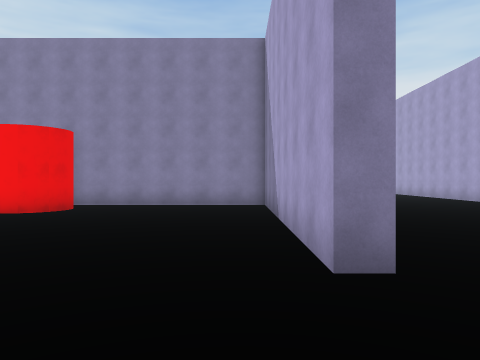
[1] (above)

12 first-person views from a walk through a Unity game level. The camera is 1.5 m above the floor, looks level and sees 70° across. The floor is counted in squares, 2 m on a side. Each view is taken from the middle of a square. On the plan, view 1 faces up. The plan holds only what a view shows up to about 11 squares ahead; the rest is blank. The place goes on beyond the plan. The player is left out. Surface patterns are stand-ins for the level's own textures.

[2]
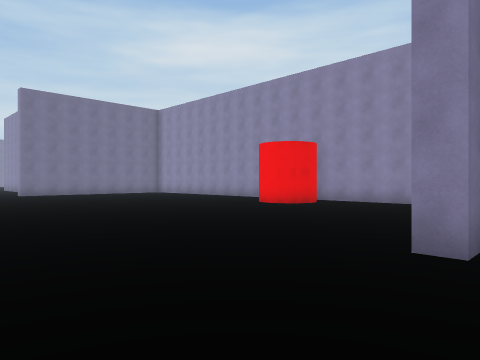

[3]
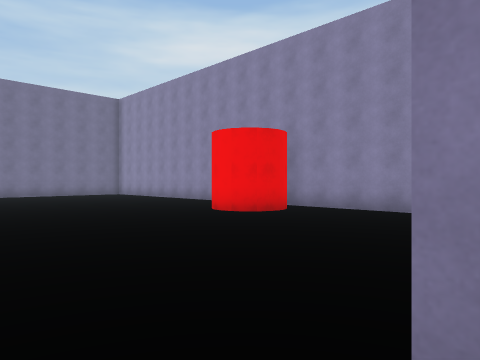

[4]
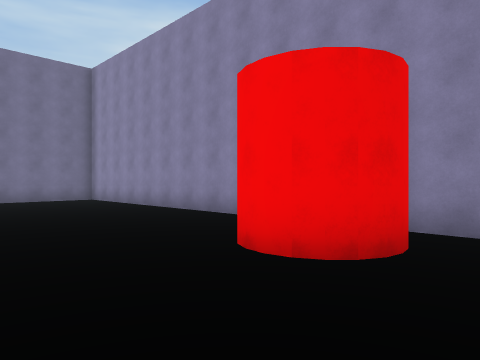

[5]
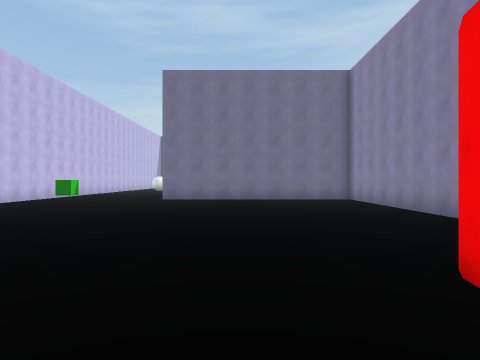

[6]
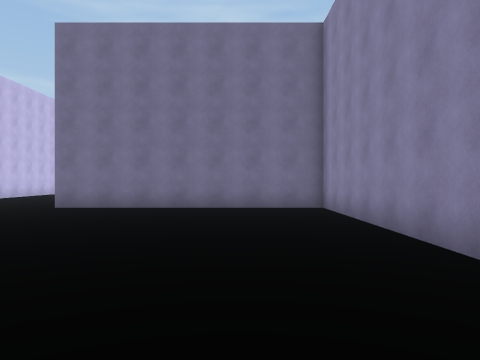

[7]
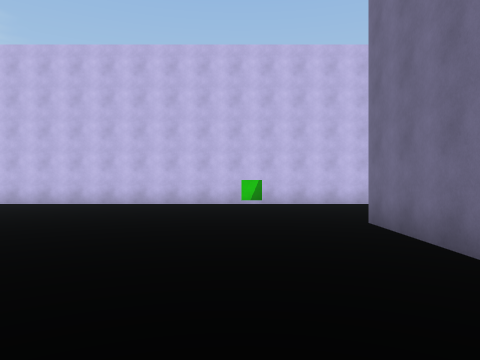

[8]
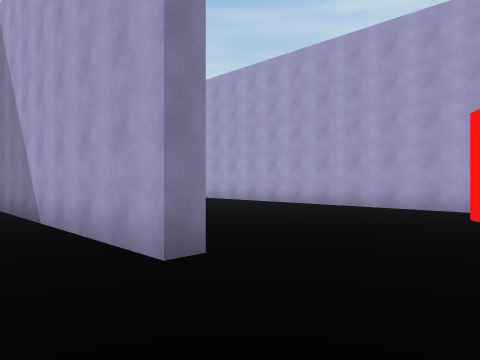

[9]
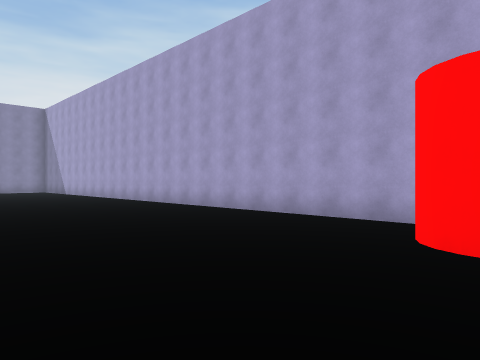

[10]
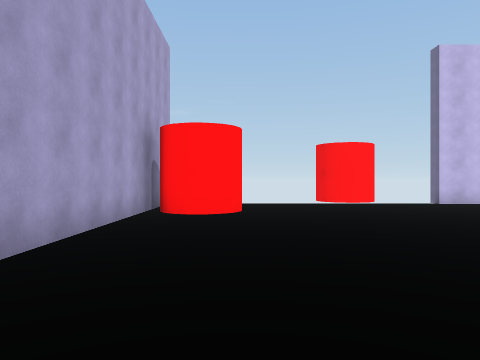

[11]
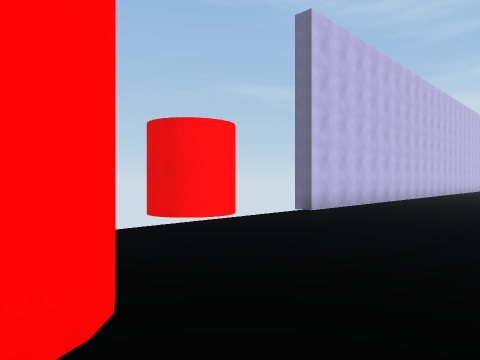

[12]
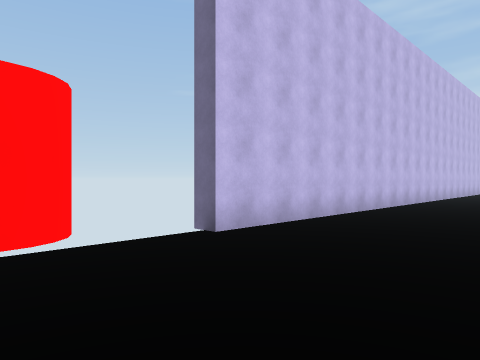

### Floor plan
Points are (right, up) in squares from view 1. A wall is a line through its corners. A room is listed if a view was taken in it or the views show most of it. See-through windows are left out.
Room 1 (views 1, 2, 3, 4, 5, 6, 7, 8, 9, 12)
walls: (-18.1, -1.7) (-0.3, -1.7); (-8.2, 10.3) (-16.3, 10.3) (-16.3, 3); (-4.6, 7.9) (-5, 7.7) (-5.3, 7.7) (-5.7, 7.7); (1.3, 2.8) (0.8, 2.8) (0.8, 10.3) (-5.2, 10.3); (2.5, -2.3) (2.9, -2.5)
ways out: opening at (3.5, 2) to room 2
objects: green cube (-14, 0)
Room 2 (views 10, 11)
walls: (1.3, 3.2) (1.3, 2.8); (6.1, 1.1) (6.4, 1.4) (6.8, 1.6) (7.3, 1.5); (8.3, 0.9) (8.3, 9.4)
ways out: opening at (3.5, 2) to room 1

Positions as (right, up) in squares from view 1, and headings:
1: (0, 0), facing up
2: (2, -1), facing up-left
3: (1, 2), facing up-left
4: (-3, 5), facing up-left
5: (-3, 6), facing left
6: (-7, 8), facing left
7: (-14, 9), facing down
8: (-1, 0), facing up-right
9: (2, 0), facing up-right
10: (6, 9), facing down
11: (7, 3), facing down-left
12: (3, 2), facing down-left
